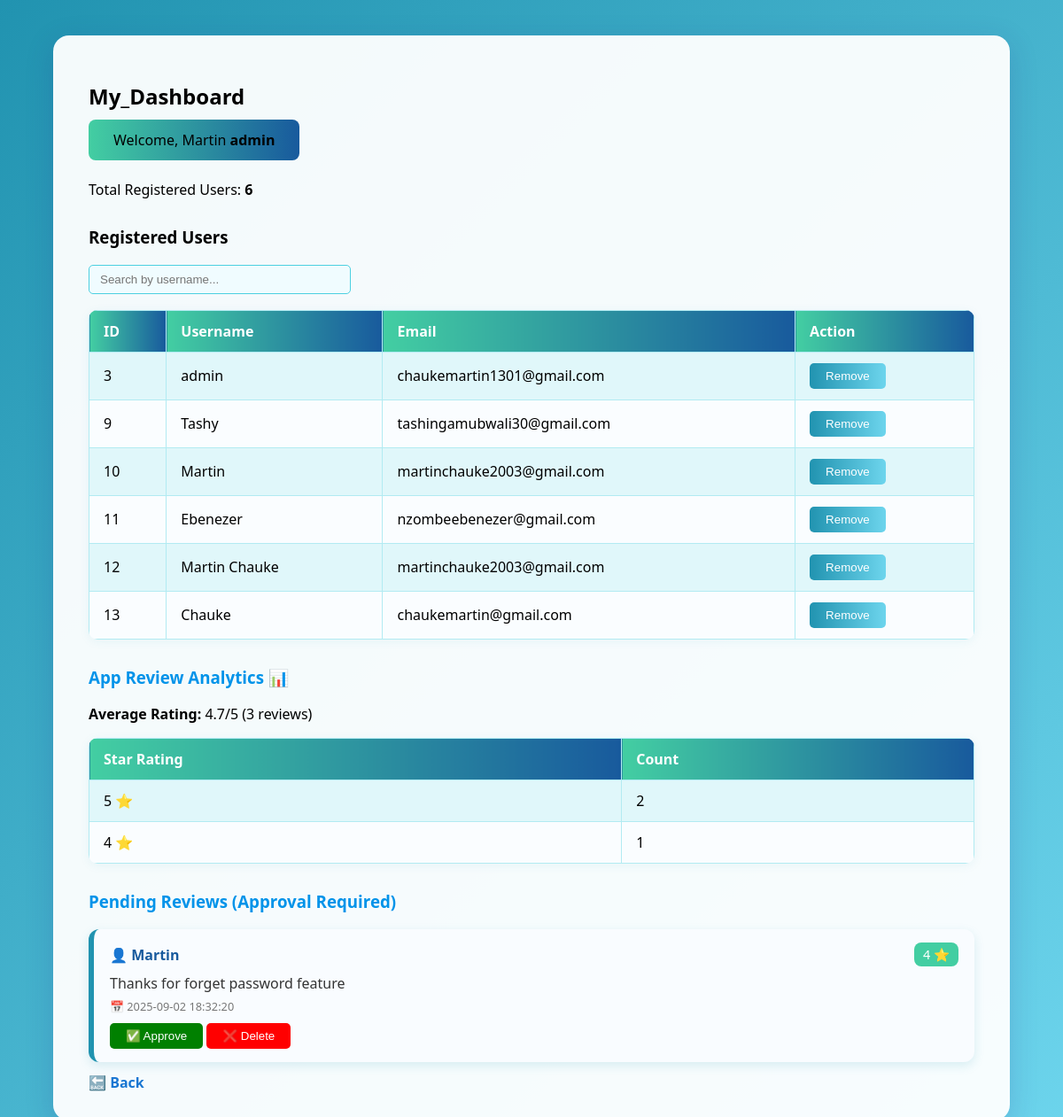
/admin (signed in), run on the app's committed database.
### tables this page shows
CREATE TABLE users (
    id INTEGER PRIMARY KEY AUTOINCREMENT,
    username TEXT NOT NULL,
    email TEXT NOT NULL,
    password TEXT NOT NULL
    , is_admin INTEGER DEFAULT 0);

CREATE TABLE app_reviews (
    id INTEGER PRIMARY KEY AUTOINCREMENT,
    reviewer_id INTEGER NOT NULL,
    rating INTEGER NOT NULL CHECK(rating BETWEEN 1 AND 5),
    comment TEXT,
    created_at TIMESTAMP DEFAULT CURRENT_TIMESTAMP, status TEXT DEFAULT 'pending',
    FOREIGN KEY (reviewer_id) REFERENCES users (id)
     );

### app.py (the view, shortened to what this page needs)
@app.route("/admin", methods=["GET", "POST"])
@admin_required
def admin_dashboard():
    conn = get_db_connection()
    conn.row_factory=sqlite3.Row # accessing as dicts
    approve_id=request.form.get("approve_review_id")
    if approve_id:
        conn.execute("UPDATE app_reviews SET status = 'approved' WHERE id = ?", (approve_id,))
        conn.commit()
        flash("Review approved✅.","success")
    delete_id=request.form.get("delete_review_id")
    if delete_id:
        conn.execute("DELETE FROM app_reviews WHERE id=?",(delete_id,))
        conn.commit()
        flash("Review deleted❌.","danger")
    users = conn.execute("SELECT * FROM users").fetchall()
    rating_counts=conn.execute("""
        SELECT rating,  COUNT(*) AS count
        FROM app_reviews
        WHERE app_reviews.status='approved'
        GROUP BY rating
        ORDER BY rating DESC
 """).fetchall()
    avg_rating=conn.execute("SELECT AVG(rating) AS avg FROM app_reviews where status='approved'").fetchone()["avg"]
    pending_reviews = conn.execute("""
        SELECT ar.id, u.username, ar.rating, ar.comment, ar.created_at
        FROM app_reviews ar
        JOIN users u ON ar.reviewer_id = u.id
        WHERE ar.status='pending'
        ORDER BY ar.created_at DESC
    """).fetchall()
    recent_reviews = conn.execute("""
        SELECT users.username, app_reviews.rating, app_reviews.comment, app_reviews.created_at
        FROM app_reviews
        JOIN users ON app_reviews.reviewer_id = users.id
        ORDER BY app_reviews.created_at DESC
        LIMIT 5
    """).fetchall()
    conn.close()
    rating_counts=[dict(row) for row in rating_counts]
    return render_template(
        "admin_dashboard.html",
        users=users,
        rating_counts=rating_counts,
        avg_rating=avg_rating or 0,
        total_reviews=sum(row["count"] for row in rating_counts),
        recent_reviews=recent_reviews,
        pending_reviews=pending_reviews
        )

### app.py (called while the page is built)
def get_db_connection():
    conn=sqlite3.connect(DATABASE)
    conn.row_factory=sqlite3.Row
    return conn

def admin_required(f):
    @wraps(f)
    def wrapper(*args, **kwargs):
        if "user_id" not in session:
            flash("Please log in to continue.", "warning")
            return redirect(url_for("login"))
        conn = get_db_connection()
        user = conn.execute("SELECT * FROM users WHERE id = ?", (session["user_id"],)).fetchone()
        conn.close()
        if not user or user["is_admin"] != 1:
            flash("Admin access only.", "danger")
            return redirect(url_for("home"))
        return f(*args, **kwargs)
    return wrapper

@app.before_request
def save_last_page():
    if request.endpoint not in ("login", "logout", "register", "static", "home"):
        session["prev_page"] = request.path

@app.context_processor
def inject_user_role():
    return dict(is_admin=session.get("is_admin"))

### templates/admin_dashboard.html (shortened to what this page needs)
<!DOCTYPE html>
<html>
<head>
</head>
<body>
    <div class="dashboard-container">
        <h2 style="color:black"><strong>My_Dashboard</strong></h2>
        <div class="welcome" style="color:black">Welcome, Martin <strong>{{ session.username }}</strong></div>
        <div class="user-count" style="color:black">Total Registered Users: <strong>{{ users|length }}</strong></div>
        <h3 style="color:black">Registered Users</h3>
        <input type="text" id="searchInput" placeholder="Search by username...">
        <table>
            <tr><th>ID</th><th>Username</th><th>Email</th><th>Action</th></tr>
            {% for user in users %}
            <tr>
                <td>{{ user.id }}</td>
                <td>{{ user.username }}</td>
                <td>{{ user.email }}</td>
                <td>
                    <form method="post" style="display:inline; color:black">
                        <button type="submit" class="remove-btn"
                            onclick="return confirm('Remove {{ user.username }}?');">Remove</button>
                    </form>
                </td>
            </tr>
            {% endfor %}
        </table>
        <h3><strong>App Review Analytics 📊</strong></h3>
        {% if total_reviews > 0 %}
            <p><strong>Average Rating:</strong> {{ "%.1f"|format(avg_rating) }}/5 ({{ total_reviews }} reviews)</p>
            <table>
                <tr><th>Star Rating</th><th>Count</th></tr>
                {% for row in rating_counts %}
                <tr>
                    <td>{{ row['rating'] }} ⭐</td>
                    <td>{{ row['count'] }}</td>
                </tr>
                {% endfor %}
            </table>
        {% endif %}
<h3><strong>Pending Reviews (Approval Required)</strong></h3>
{% if pending_reviews %}
    <div class="reviews-container">
        {% for r in pending_reviews %}
           <div class="review-card">
                <div class="review-header">
                    <span class="review-user">👤 {{ r['username'] }}</span>
                    <span class="review-rating">{{ r['rating'] }} ⭐</span>
                </div>
                <div class="review-comment">
                      {{ r['comment'] or "No comment" }}
                </div>
                <div class="review-date">
                    📅 {{ r['created_at'] }}
                </div>
                <div style="margin-top:10px;">
                    <form method="post" style="display:inline;">
                        <button type="submit" class="remove-btn" style="background:green;"
                            onclick="return confirm('Approve this review?');">✅ Approve</button>
                    </form>
                    <form method="post" style="display:inline;">
                        <button type="submit" class="remove-btn" style="background:red;"
                            onclick="return confirm('Delete this review?');">❌ Delete</button>
                    </form>
                </div>
            </div>
        {% endfor %}
    </div>
{% else %}
    <p>No pending reviews 🎉</p>
{% endif %}
        <a href="{{ url_for('predict_page') }}" class="back-link">🔙 Back</a>
    </div>
</body>
</html>

### templates/admin_dashboard.html (style rules this page uses)
body { font-family: 'Segoe UI', Arial, sans-serif; margin: 0; padding: 0; background: linear-gradient(135deg, #2193b0 0%, #6dd5ed 100%); min-height: 100vh; }
.dashboard-container { max-width: 1000px; margin: 40px auto; background: rgba(255,255,255,0.95); border-radius: 18px; box-shadow: 0 8px 32px rgba(31, 38, 135, 0.18); padding: 32px 40px; }
h2 { color: #1976d2; margin-bottom: 10px; }
.welcome { background: linear-gradient(90deg, #43cea2, #185a9d); color: #fff; padding: 12px 28px; border-radius: 8px; margin-bottom: 22px; display: inline-block; }
.user-count { margin-bottom: 18px; color: #1976d2; font-weight: 500; }
h3 { color: #0093e9; margin-top: 30px; }
#searchInput { margin-bottom: 18px; padding: 8px 12px; width: 270px; border: 1px solid #4dd0e1; border-radius: 5px; outline: none; background: #f0fcff; color: #1976d2; }
table { border-collapse: collapse; width: 100%; background: #fafdff; margin-bottom: 22px; border-radius: 10px; overflow: hidden; box-shadow: 0 2px 12px rgba(33,147,176,0.07); }
th, td { border: 1px solid #b2ebf2; padding: 12px 16px; text-align: left; }
th { background: linear-gradient(90deg, #43cea2, #185a9d); color: #fff; }
tr:nth-child(even) { background: #e0f7fa; }
.remove-btn { background: linear-gradient(90deg, #2193b0, #6dd5ed); color: #fff; border: none; padding: 7px 18px; border-radius: 5px; cursor: pointer; }
.back-link { text-decoration: none; color: #1976d2; font-weight: bold; display: inline-block; margin-top: 12px; }
.reviews-container { display: flex; flex-direction: column; gap: 15px; margin-top: 15px; }
.review-card { background: #f9fcff; border-left: 6px solid #2193b0; padding: 15px 18px; border-radius: 12px; box-shadow: 0 4px 12px rgba(33,147,176,0.15); transition: transform 0.2s ease, box-shadow 0.2s ease; }
.review-header { display: flex; justify-content: space-between; align-items: center; margin-bottom: 8px; }
.review-user { font-weight: 600; color: #185a9d; }
.review-rating { background: #43cea2; color: white; padding: 4px 10px; border-radius: 8px; font-size: 0.9em; }
.review-comment { font-size: 1em; color: #333; margin-bottom: 6px; }
.review-date { font-size: 0.8em; color: #777; }

### data on the page
users: username "admin", id "3", email "chaukemartin1301@gmail.com"
users: id "9", username "Tashy", email "tashingamubwali30@gmail.com"
users: id "10", username "Martin", email "martinchauke2003@gmail.com"
users: id "11", username "Ebenezer", email "nzombeebenezer@gmail.com"
users: id "12", username "Martin Chauke", email "martinchauke2003@gmail.com"
users: id "13", username "Chauke", email "chaukemartin@gmail.com"
app_reviews: username "Martin", rating "4", comment "Thanks for forget password feature", created_at "2025-09-02 18:32:20"

### other printed values
{{ users|length }} "6"
{{ "%.1f"|format(avg_rating) }} "4.7"
{{ total_reviews }} "3"
{{ row['rating'] }} "5" "4"
{{ row['count'] }} "2" "1"
